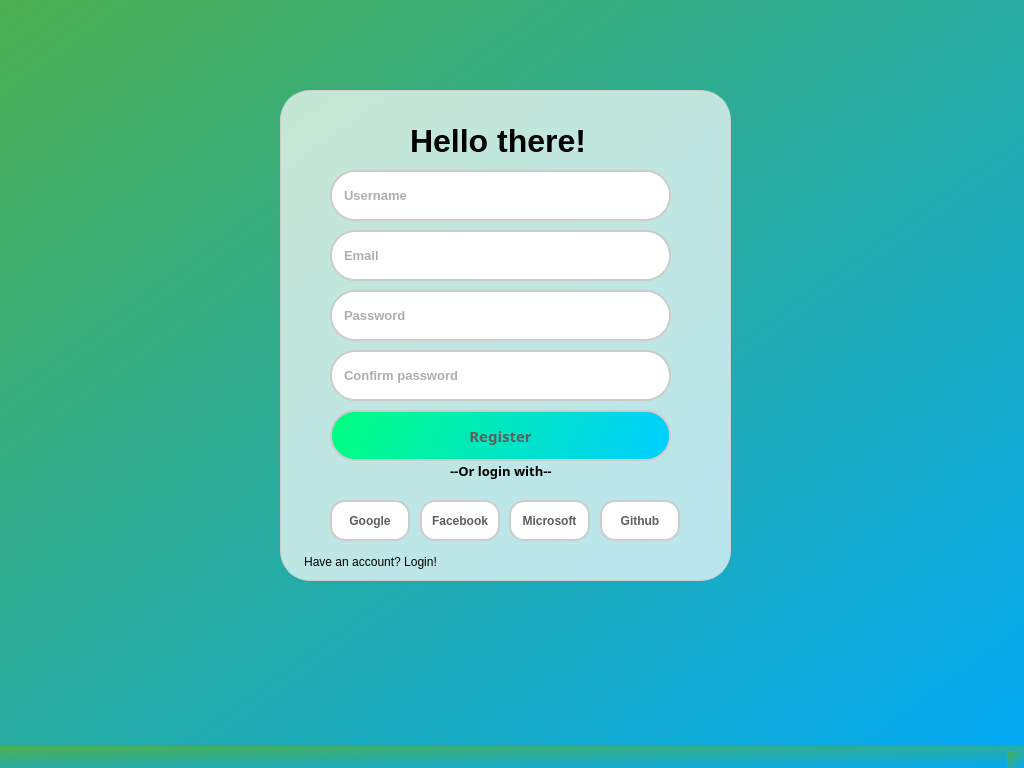
<?xml version="1.0" encoding="UTF-8"?>
<ui version="4.0">
 <class>MainWindow</class>
 <widget class="QMainWindow" name="MainWindow">
  <property name="geometry">
   <rect>
    <x>0</x>
    <y>0</y>
    <width>1024</width>
    <height>768</height>
   </rect>
  </property>
  <property name="windowTitle">
   <string>MainWindow</string>
  </property>
  <property name="styleSheet">
   <string notr="true">background: qlineargradient(spread:pad, x1:0, y1:0, x2:1, y2:1, stop:0 #4CAF50, stop:1 #03A9F4);

</string>
  </property>
  <widget class="QWidget" name="centralwidget">
   <widget class="QLineEdit" name="name_input">
    <property name="geometry">
     <rect>
      <x>330</x>
      <y>170</y>
      <width>341</width>
      <height>51</height>
     </rect>
    </property>
    <property name="font">
     <font>
      <family>Segoe UI</family>
      <pointsize>10</pointsize>
      <bold>true</bold>
     </font>
    </property>
    <property name="styleSheet">
     <string notr="true">QLineEdit{
	background-color: white;
	border: 2px solid #cccccc;
	border-radius:25px;
	padding:10px;
	color: rgb(94, 94, 94);
}
QLineEdit:hover {
    border-color: rgb(79, 79, 79);
}</string>
    </property>
    <property name="text">
     <string/>
    </property>
    <property name="placeholderText">
     <string>Username</string>
    </property>
   </widget>
   <widget class="QLineEdit" name="password_input">
    <property name="geometry">
     <rect>
      <x>330</x>
      <y>290</y>
      <width>341</width>
      <height>51</height>
     </rect>
    </property>
    <property name="font">
     <font>
      <family>Segoe UI</family>
      <pointsize>10</pointsize>
      <bold>true</bold>
     </font>
    </property>
    <property name="styleSheet">
     <string notr="true">QLineEdit{
	background-color: white;
	border: 2px solid #cccccc;
	border-radius:25px;
	padding:10px;
	color: rgb(94, 94, 94);
}
QLineEdit:hover {
    border-color: rgb(79, 79, 79);
}</string>
    </property>
    <property name="text">
     <string/>
    </property>
    <property name="echoMode">
     <enum>QLineEdit::EchoMode::Password</enum>
    </property>
    <property name="placeholderText">
     <string>Password</string>
    </property>
   </widget>
   <widget class="QPushButton" name="register_btn">
    <property name="geometry">
     <rect>
      <x>330</x>
      <y>410</y>
      <width>341</width>
      <height>51</height>
     </rect>
    </property>
    <property name="font">
     <font>
      <family>Nunito SemiBold</family>
      <pointsize>11</pointsize>
      <italic>false</italic>
      <bold>true</bold>
     </font>
    </property>
    <property name="styleSheet">
     <string notr="true">QPushButton{
	background-color: qlineargradient(spread:pad, x1:1, y1:0.603, x2:0, y2:0.539682, stop:0 rgba(0, 207, 255, 255), stop:1 rgba(0, 255, 132, 255));
	border: 2px solid #cccccc;
	border-radius:25px;
	padding:10px;
	color: rgb(94, 94, 94);
}
QPushButton:hover {
    border-color: rgb(67, 67, 67);
}
QPushButton:pressed{
	border-color: rgb(0, 0, 0);
}</string>
    </property>
    <property name="text">
     <string>Register</string>
    </property>
   </widget>
   <widget class="QLabel" name="label">
    <property name="geometry">
     <rect>
      <x>410</x>
      <y>120</y>
      <width>181</width>
      <height>41</height>
     </rect>
    </property>
    <property name="font">
     <font>
      <family>Segoe UI</family>
      <pointsize>24</pointsize>
      <bold>true</bold>
     </font>
    </property>
    <property name="styleSheet">
     <string notr="true">    background: transparent;
color: black;</string>
    </property>
    <property name="text">
     <string>Hello there!</string>
    </property>
   </widget>
   <widget class="QLabel" name="label_2">
    <property name="geometry">
     <rect>
      <x>450</x>
      <y>460</y>
      <width>111</width>
      <height>21</height>
     </rect>
    </property>
    <property name="font">
     <font>
      <family>Nunito SemiBold</family>
      <pointsize>10</pointsize>
      <bold>true</bold>
     </font>
    </property>
    <property name="styleSheet">
     <string notr="true">    background: transparent;
color: black;</string>
    </property>
    <property name="text">
     <string>--Or login with--</string>
    </property>
   </widget>
   <widget class="QPushButton" name="pushButton_3">
    <property name="geometry">
     <rect>
      <x>330</x>
      <y>500</y>
      <width>80</width>
      <height>41</height>
     </rect>
    </property>
    <property name="font">
     <font>
      <family>Segoe UI</family>
      <pointsize>9</pointsize>
      <bold>true</bold>
     </font>
    </property>
    <property name="styleSheet">
     <string notr="true">QPushButton{
    background-color: white;
	color: black;
    border: 2px solid #cccccc; /* Optional border for better visibility */
	border-radius: 15px;
	padding:5px;
	color: rgb(94, 94, 94);
}
QPushButton:hover {
    border-color: rgb(67, 67, 67);
}
QPushButton:pressed{
	border-color: rgb(0, 0, 0);
}</string>
    </property>
    <property name="text">
     <string>Google</string>
    </property>
   </widget>
   <widget class="QPushButton" name="pushButton_4">
    <property name="geometry">
     <rect>
      <x>600</x>
      <y>500</y>
      <width>80</width>
      <height>41</height>
     </rect>
    </property>
    <property name="font">
     <font>
      <family>Segoe UI</family>
      <pointsize>9</pointsize>
      <bold>true</bold>
     </font>
    </property>
    <property name="styleSheet">
     <string notr="true">QPushButton{
    background-color: white;
	color: black;
    border: 2px solid #cccccc; /* Optional border for better visibility */
	border-radius: 15px;
	padding:5px;
	color: rgb(94, 94, 94);
}
QPushButton:hover {
    border-color: rgb(67, 67, 67);
}
QPushButton:pressed{
	border-color: rgb(0, 0, 0);
}</string>
    </property>
    <property name="text">
     <string>Github</string>
    </property>
   </widget>
   <widget class="QPushButton" name="pushButton_5">
    <property name="geometry">
     <rect>
      <x>509</x>
      <y>500</y>
      <width>81</width>
      <height>41</height>
     </rect>
    </property>
    <property name="font">
     <font>
      <family>Segoe UI</family>
      <pointsize>9</pointsize>
      <bold>true</bold>
     </font>
    </property>
    <property name="styleSheet">
     <string notr="true">QPushButton{
    background-color: white;
	color: black;
    border: 2px solid #cccccc; /* Optional border for better visibility */
	border-radius: 15px;
	padding:5px;
	color: rgb(94, 94, 94);
}
QPushButton:hover {
    border-color: rgb(67, 67, 67);
}
QPushButton:pressed{
	border-color: rgb(0, 0, 0);
}</string>
    </property>
    <property name="text">
     <string>Microsoft</string>
    </property>
   </widget>
   <widget class="QPushButton" name="pushButton_6">
    <property name="geometry">
     <rect>
      <x>420</x>
      <y>500</y>
      <width>80</width>
      <height>41</height>
     </rect>
    </property>
    <property name="font">
     <font>
      <family>Segoe UI</family>
      <pointsize>9</pointsize>
      <bold>true</bold>
     </font>
    </property>
    <property name="styleSheet">
     <string notr="true">QPushButton{
    background-color: white;
	color: black;
    border: 2px solid #cccccc; /* Optional border for better visibility */
	border-radius: 15px;
	padding:5px;
	color: rgb(94, 94, 94);
}
QPushButton:hover {
    border-color: rgb(67, 67, 67);
}
QPushButton:pressed{
	border-color: rgb(0, 0, 0);
}</string>
    </property>
    <property name="text">
     <string>Facebook</string>
    </property>
   </widget>
   <widget class="QFrame" name="frame">
    <property name="geometry">
     <rect>
      <x>280</x>
      <y>90</y>
      <width>451</width>
      <height>491</height>
     </rect>
    </property>
    <property name="styleSheet">
     <string notr="true">QFrame {
    background-color: rgba(255, 255, 255, 0.7); /* White with 70% opacity */
    border-radius: 30px; /* Rounded corners */
    border: 1px solid #cccccc; /* Optional: Light gray border */
    padding: 10px;
}
</string>
    </property>
    <property name="frameShape">
     <enum>QFrame::Shape::StyledPanel</enum>
    </property>
    <property name="frameShadow">
     <enum>QFrame::Shadow::Raised</enum>
    </property>
   </widget>
   <widget class="QLineEdit" name="email_input">
    <property name="geometry">
     <rect>
      <x>330</x>
      <y>230</y>
      <width>341</width>
      <height>51</height>
     </rect>
    </property>
    <property name="font">
     <font>
      <family>Segoe UI</family>
      <pointsize>10</pointsize>
      <bold>true</bold>
     </font>
    </property>
    <property name="styleSheet">
     <string notr="true">QLineEdit{
	background-color: white;
	border: 2px solid #cccccc;
	border-radius:25px;
	padding:10px;
	color: rgb(94, 94, 94);
}
QLineEdit:hover {
    border-color: rgb(79, 79, 79);
}</string>
    </property>
    <property name="text">
     <string/>
    </property>
    <property name="placeholderText">
     <string>Email</string>
    </property>
   </widget>
   <widget class="QPushButton" name="login_btn">
    <property name="geometry">
     <rect>
      <x>300</x>
      <y>550</y>
      <width>141</width>
      <height>24</height>
     </rect>
    </property>
    <property name="styleSheet">
     <string notr="true">    background-color: transparent;
    border: none;
    color: black; /* Text color */</string>
    </property>
    <property name="text">
     <string>Have an account? Login!</string>
    </property>
   </widget>
   <widget class="QLineEdit" name="confirm_password_input">
    <property name="geometry">
     <rect>
      <x>330</x>
      <y>350</y>
      <width>341</width>
      <height>51</height>
     </rect>
    </property>
    <property name="font">
     <font>
      <family>Segoe UI</family>
      <pointsize>10</pointsize>
      <bold>true</bold>
     </font>
    </property>
    <property name="styleSheet">
     <string notr="true">QLineEdit{
	background-color: white;
	border: 2px solid #cccccc;
	border-radius:25px;
	padding:10px;
	color: rgb(94, 94, 94);
}
QLineEdit:hover {
    border-color: rgb(79, 79, 79);
}</string>
    </property>
    <property name="text">
     <string/>
    </property>
    <property name="echoMode">
     <enum>QLineEdit::EchoMode::Password</enum>
    </property>
    <property name="placeholderText">
     <string>Confirm password</string>
    </property>
   </widget>
   <zorder>frame</zorder>
   <zorder>name_input</zorder>
   <zorder>password_input</zorder>
   <zorder>register_btn</zorder>
   <zorder>label</zorder>
   <zorder>label_2</zorder>
   <zorder>pushButton_3</zorder>
   <zorder>pushButton_4</zorder>
   <zorder>pushButton_5</zorder>
   <zorder>pushButton_6</zorder>
   <zorder>email_input</zorder>
   <zorder>login_btn</zorder>
   <zorder>confirm_password_input</zorder>
  </widget>
  <widget class="QMenuBar" name="menubar">
   <property name="geometry">
    <rect>
     <x>0</x>
     <y>0</y>
     <width>1024</width>
     <height>21</height>
    </rect>
   </property>
  </widget>
  <widget class="QStatusBar" name="statusbar"/>
 </widget>
 <resources/>
 <connections/>
</ui>
